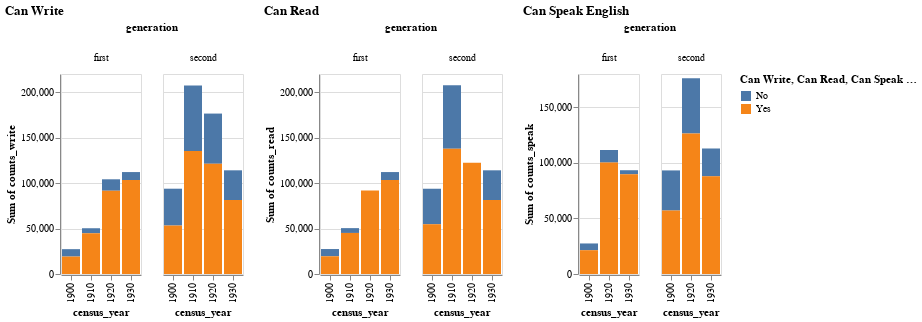

The notebook cell saved with this chart:
### Code cell
write_chart=alt.Chart(write_data,height=200,width=80,title='Can Write').mark_bar().encode(
    x='census_year:O',
    y=alt.Y('sum(counts_write)'),
    color='Can Write:N',
    column='generation:N'
)

read_chart=alt.Chart(read_data,height=200,width=80,title='Can Read').mark_bar().encode(
    x='census_year:O',
    y=alt.Y('sum(counts_read)'),
    color='Can Read:N',
    column='generation:N'
)

speak_chart=alt.Chart(speak_data,height=200,width=60,title='Can Speak English').mark_bar().encode(
    x='census_year:O',
    y=alt.Y('sum(counts_speak)'),
    color='Can Speak English:N',
    column='generation:N'
)

write_chart | read_chart | speak_chart

### Figure 1 — Vega-Lite specification as saved in the notebook (floating-point values rounded to 4 significant figures)
{"config": {"view": {"continuousWidth": 400, "continuousHeight": 300}}, "hconcat": [{"data": {"name": "data-9d37bdc513ee963c485d29de068ce4d5"}, "mark": "bar", "encoding": {"color": {"type": "nominal", "field": "Can Write"}, "column": {"type": "nominal", "field": "generation"}, "x": {"type": "ordinal", "field": "census_year"}, "y": {"type": "quantitative", "aggregate": "sum", "field": "counts_write"}}, "height": 200, "title": "Can Write", "width": 80}, {"data": {"name": "data-51acb162c4642d93e8f1c15606092bf6"}, "mark": "bar", "encoding": {"color": {"type": "nominal", "field": "Can Read"}, "column": {"type": "nominal", "field": "generation"}, "x": {"type": "ordinal", "field": "census_year"}, "y": {"type": "quantitative", "aggregate": "sum", "field": "counts_read"}}, "height": 200, "title": "Can Read", "width": 80}, {"data": {"name": "data-fc91a5d01e05e82484ec39cfbef81a8f"}, "mark": "bar", "encoding": {"color": {"type": "nominal", "field": "Can Speak English"}, "column": {"type": "nominal", "field": "generation"}, "x": {"type": "ordinal", "field": "census_year"}, "y": {"type": "quantitative", "aggregate": "sum", "field": "counts_speak"}}, "height": 200, "title": "Can Speak English", "width": 60}], "$schema": "https://vega.github.io/schema/vega-lite/v4.8.1.json", "datasets": {"data-9d37bdc513ee963c485d29de068ce4d5": [{"census_year": 1900, "Can Write": "No", "counts_write": 8149, "generation": "first"}, {"census_year": 1900, "Can Write": "Yes", "counts_write": 19181, "generation": "first"}, {"census_year": 1910, "Can Write": "No", "counts_write": 5525, "generation": "first"}, {"census_year": 1910, "Can Write": "Yes", "counts_write": 44813, "generation": "first"}, {"census_year": 1920, "Can Write": "No", "counts_write": 12590, "generation": "first"}, {"census_year": 1920, "Can Write": "Yes", "counts_write": 91588, "generation": "first"}, {"census_year": 1930, "Can Write": "No", "counts_write": 8762, "generation": "first"}, {"census_year": 1930, "Can Write": "Yes", "counts_write": 103372, "generation": "first"}, {"census_year": 1900, "Can Write": "No", "counts_write": 40541, "generation": "second"}, {"census_year": 1900, "Can Write": "Yes", "counts_write": 53292, "generation": "second"}, {"census_year": 1910, "Can Write": "No", "counts_write": 72247, "generation": "second"}, {"census_year": 1910, "Can Write": "Yes", "counts_write": 135202, "generation": "second"}, {"census_year": 1920, "Can Write": "No", "counts_write": 55222, "generation": "second"}, {"census_year": 1920, "Can Write": "Yes", "counts_write": 121251, "generation": "second"}, {"census_year": 1930, "Can Write": "No", "counts_write": 32667, "generation": "second"}, {"census_year": 1930, "Can Write": "Yes", "counts_write": 81392, "generation": "second"}], "data-51acb162c4642d93e8f1c15606092bf6": [{"census_year": 1900, "Can Read": "No", "counts_read": 7958, "generation": "first"}, {"census_year": 1900, "Can Read": "Yes", "counts_read": 19501, "generation": "first"}, {"census_year": 1910, "Can Read": "No", "counts_read": 5299, "generation": "first"}, {"census_year": 1910, "Can Read": "Yes", "counts_read": 45163, "generation": "first"}, {"census_year": 1920, "Can Read": "Yes", "counts_read": 91924, "generation": "first"}, {"census_year": 1930, "Can Read": "No", "counts_read": 8762, "generation": "first"}, {"census_year": 1930, "Can Read": "Yes", "counts_read": 103372, "generation": "first"}, {"census_year": 1900, "Can Read": "No", "counts_read": 39033, "generation": "second"}, {"census_year": 1900, "Can Read": "Yes", "counts_read": 54752, "generation": "second"}, {"census_year": 1910, "Can Read": "No", "counts_read": 69936, "generation": "second"}, {"census_year": 1910, "Can Read": "Yes", "counts_read": 137738, "generation": "second"}, {"census_year": 1920, "Can Read": "Yes", "counts_read": 122404, "generation": "second"}, {"census_year": 1930, "Can Read": "No", "counts_read": 32667, "generation": "second"}, {"census_year": 1930, "Can Read": "Yes", "counts_read": 81392, "generation": "second"}], "data-fc91a5d01e05e82484ec39cfbef81a8f": [{"census_year": 1900, "Can Speak English": "No", "counts_speak": 6069, "generation": "first"}, {"census_year": 1900, "Can Speak English": "Yes", "counts_speak": 21421, "generation": "first"}, {"census_year": 1920, "Can Speak English": "No", "counts_speak": 11350, "generation": "first"}, {"census_year": 1920, "Can Speak English": "Yes", "counts_speak": 100274, "generation": "first"}, {"census_year": 1930, "Can Speak English": "No", "counts_speak": 3667, "generation": "first"}, {"census_year": 1930, "Can Speak English": "Yes", "counts_speak": 89732, "generation": "first"}, {"census_year": 1900, "Can Speak English": "No", "counts_speak": 36125, "generation": "second"}, {"census_year": 1900, "Can Speak English": "Yes", "counts_speak": 57103, "generation": "second"}, {"census_year": 1920, "Can Speak English": "No", "counts_speak": 49897, "generation": "second"}, {"census_year": 1920, "Can Speak English": "Yes", "counts_speak": 126344, "generation": "second"}, {"census_year": 1930, "Can Speak English": "No", "counts_speak": 25069, "generation": "second"}, {"census_year": 1930, "Can Speak English": "Yes", "counts_speak": 87893, "generation": "second"}]}}
